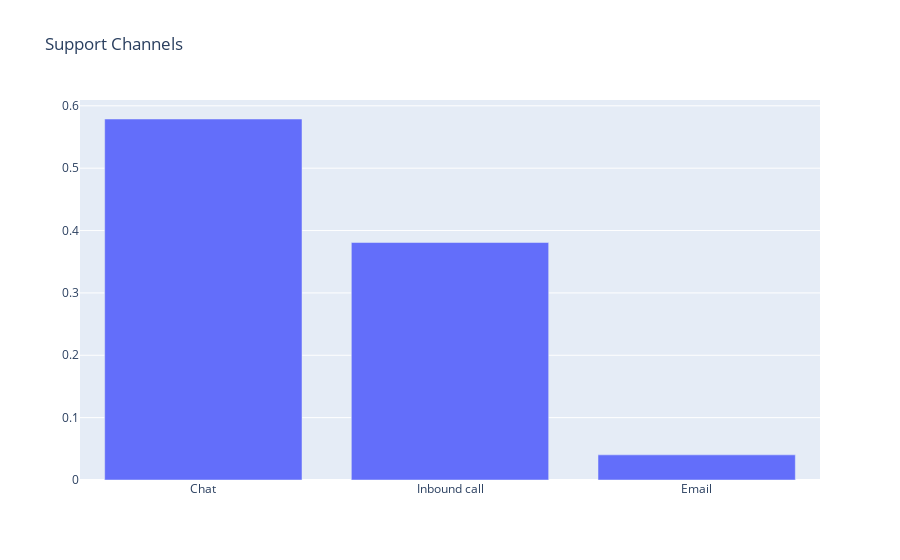

Source (notebook cell):
### Markdown cell above
## 6. How are these reported to the company?

From the data given to us, we know that there are three communication media between our customer and service representative particularly Chat, Inbound Call and Email. However, we are not sure through which medium most of the reported issues are solved. Let's find out!

### Code cell
#Count number of issues solved through each channel in percentage
channel_count = data['Channel'].value_counts(normalize=True)
#Plot the data
plotly_bar(channel_count,title='Support Channels')

### Figure 1 — Plotly figure (JSON) as saved in the notebook; plotly's stock layout.template omitted (floating-point values rounded to 4 significant figures)
{"data": [{"type": "bar", "x": ["Chat", "Inbound call", "Email"], "y": [0.5789, 0.3808, 0.04032]}], "layout": {"title": {"text": "Support Channels"}}}
